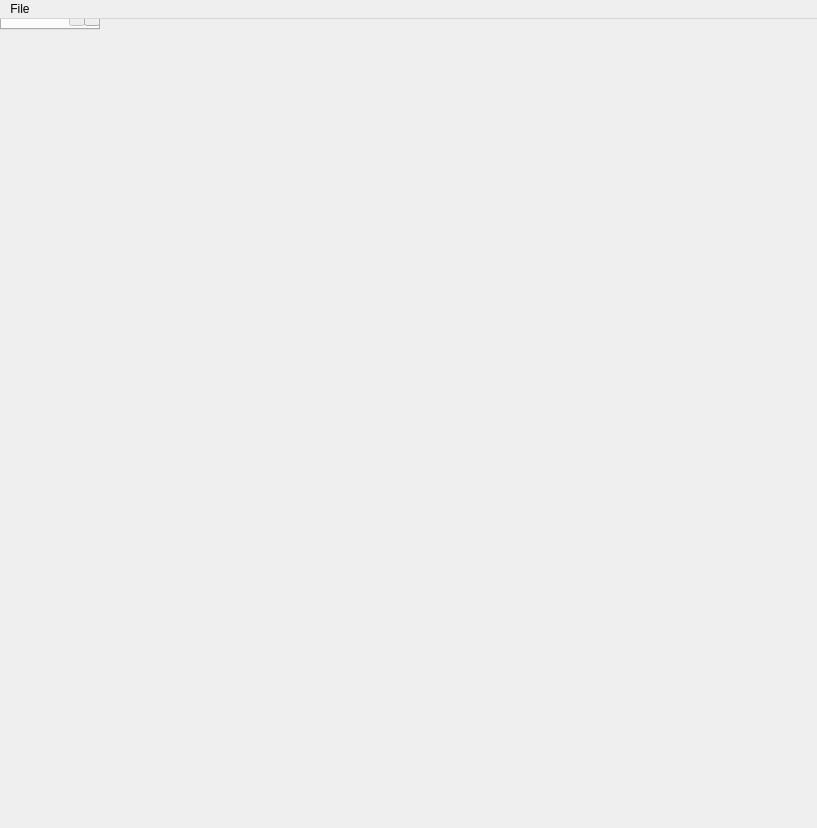
<?xml version="1.0" encoding="UTF-8"?>
<ui version="4.0">
 <class>viewer_mainwindow_Dialog</class>
 <widget class="QMainWindow" name="viewer_mainwindow_Dialog">
  <property name="geometry">
   <rect>
    <x>0</x>
    <y>0</y>
    <width>817</width>
    <height>828</height>
   </rect>
  </property>
  <property name="contextMenuPolicy">
   <enum>Qt::DefaultContextMenu</enum>
  </property>
  <property name="windowTitle">
   <string>Frame</string>
  </property>
  <widget class="QTabWidget" name="tabWidget">
   <property name="currentIndex">
    <number>0</number>
   </property>
   <widget class="QWidget" name="msviewer_tab">
    <attribute name="title">
     <string>ms viewer</string>
    </attribute>
    <layout class="QHBoxLayout" name="horizontalLayout">
     <item>
      <widget class="QSplitter" name="splitter_2">
       <property name="orientation">
        <enum>Qt::Vertical</enum>
       </property>
       <widget class="trimesh::glviewer_t" name="glviewer" native="true">
        <property name="minimumSize">
         <size>
          <width>640</width>
          <height>480</height>
         </size>
        </property>
        <property name="autoFillBackground">
         <bool>false</bool>
        </property>
       </widget>
       <widget class="QSplitter" name="splitter">
        <property name="minimumSize">
         <size>
          <width>0</width>
          <height>227</height>
         </size>
        </property>
        <property name="maximumSize">
         <size>
          <width>16777215</width>
          <height>16777215</height>
         </size>
        </property>
        <property name="orientation">
         <enum>Qt::Horizontal</enum>
        </property>
        <widget class="QTableView" name="datapiece_view">
         <property name="contextMenuPolicy">
          <enum>Qt::CustomContextMenu</enum>
         </property>
         <property name="selectionMode">
          <enum>QAbstractItemView::ExtendedSelection</enum>
         </property>
         <property name="selectionBehavior">
          <enum>QAbstractItemView::SelectRows</enum>
         </property>
         <property name="sortingEnabled">
          <bool>true</bool>
         </property>
        </widget>
        <widget class="QWidget" name="layoutWidget">
         <layout class="QVBoxLayout" name="verticalLayout">
          <item>
           <widget class="QLineEdit" name="critpt_filter_edit">
            <property name="enabled">
             <bool>true</bool>
            </property>
            <property name="text">
             <string/>
            </property>
            <property name="readOnly">
             <bool>false</bool>
            </property>
           </widget>
          </item>
          <item>
           <widget class="QTableView" name="critpt_view">
            <property name="contextMenuPolicy">
             <enum>Qt::CustomContextMenu</enum>
            </property>
            <property name="alternatingRowColors">
             <bool>true</bool>
            </property>
            <property name="selectionMode">
             <enum>QAbstractItemView::ExtendedSelection</enum>
            </property>
            <property name="selectionBehavior">
             <enum>QAbstractItemView::SelectRows</enum>
            </property>
            <property name="showGrid">
             <bool>false</bool>
            </property>
            <property name="sortingEnabled">
             <bool>true</bool>
            </property>
            <attribute name="horizontalHeaderCascadingSectionResizes">
             <bool>false</bool>
            </attribute>
            <attribute name="horizontalHeaderDefaultSectionSize">
             <number>100</number>
            </attribute>
            <attribute name="verticalHeaderVisible">
             <bool>false</bool>
            </attribute>
            <attribute name="verticalHeaderCascadingSectionResizes">
             <bool>false</bool>
            </attribute>
            <attribute name="verticalHeaderDefaultSectionSize">
             <number>20</number>
            </attribute>
            <attribute name="verticalHeaderVisible">
             <bool>false</bool>
            </attribute>
            <attribute name="verticalHeaderDefaultSectionSize">
             <number>20</number>
            </attribute>
            <attribute name="horizontalHeaderCascadingSectionResizes">
             <bool>false</bool>
            </attribute>
            <attribute name="verticalHeaderCascadingSectionResizes">
             <bool>false</bool>
            </attribute>
            <attribute name="horizontalHeaderDefaultSectionSize">
             <number>100</number>
            </attribute>
           </widget>
          </item>
         </layout>
        </widget>
       </widget>
      </widget>
     </item>
    </layout>
   </widget>
   <widget class="QWidget" name="spinviewer_tab">
    <attribute name="title">
     <string>spin viewer</string>
    </attribute>
    <widget class="QGraphicsView" name="spinviewer">
     <property name="geometry">
      <rect>
       <x>40</x>
       <y>30</y>
       <width>411</width>
       <height>341</height>
      </rect>
     </property>
     <property name="dragMode">
      <enum>QGraphicsView::ScrollHandDrag</enum>
     </property>
     <property name="transformationAnchor">
      <enum>QGraphicsView::AnchorUnderMouse</enum>
     </property>
    </widget>
   </widget>
  </widget>
  <widget class="QMenuBar" name="menuBar">
   <property name="geometry">
    <rect>
     <x>0</x>
     <y>0</y>
     <width>817</width>
     <height>24</height>
    </rect>
   </property>
   <widget class="QMenu" name="menuFile">
    <property name="title">
     <string>File</string>
    </property>
    <addaction name="actionLoad_Canc_Tree"/>
   </widget>
   <addaction name="menuFile"/>
  </widget>
  <action name="actionLoad_Canc_Tree">
   <property name="text">
    <string>Load Canc Tree</string>
   </property>
  </action>
 </widget>
 <customwidgets>
  <customwidget>
   <class>trimesh::glviewer_t</class>
   <extends>QWidget</extends>
   <header>trimesh_viewer_mainwindow.h</header>
   <container>1</container>
  </customwidget>
 </customwidgets>
 <resources/>
 <connections/>
</ui>
